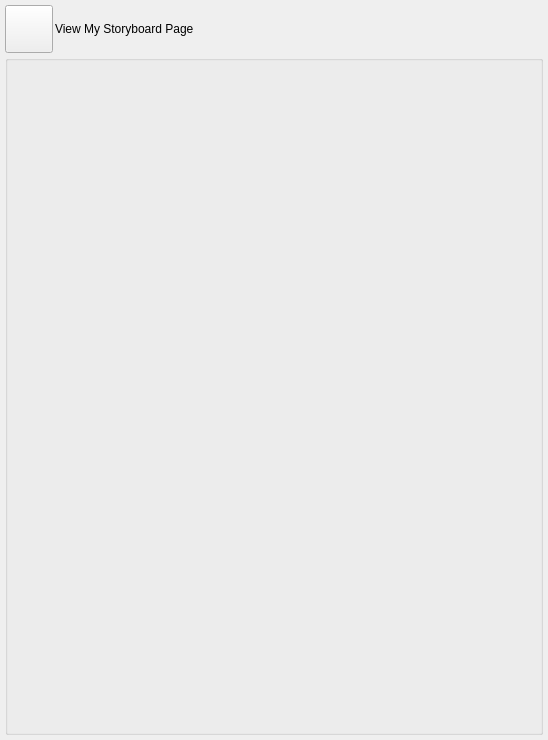
<?xml version="1.0" encoding="UTF-8"?>
<ui version="4.0">
 <class>AppletEditStoryboardUi</class>
 <widget class="QWidget" name="AppletEditStoryboardUi">
  <property name="modal" stdset="0">
   <bool>false</bool>
  </property>
  <property name="windowModality">
   <enum>Qt::ApplicationModal</enum>
  </property>
  <property name="geometry">
   <rect>
    <x>0</x>
    <y>0</y>
    <width>548</width>
    <height>740</height>
   </rect>
  </property>
  <property name="windowTitle">
   <string>Edit Storyboard</string>
  </property>
  <property name="windowOpacity">
   <double>1.000000000000000</double>
  </property>
  <property name="toolTip">
   <string/>
  </property>
  <property name="sizeGripEnabled" stdset="0">
   <bool>true</bool>
  </property>
  <layout class="QVBoxLayout" name="verticalLayout">
   <property name="spacing">
    <number>2</number>
   </property>
   <property name="leftMargin">
    <number>5</number>
   </property>
   <property name="topMargin">
    <number>5</number>
   </property>
   <property name="rightMargin">
    <number>5</number>
   </property>
   <property name="bottomMargin">
    <number>5</number>
   </property>
   <item>
    <layout class="QHBoxLayout" name="horizontalLayout">
     <property name="spacing">
      <number>2</number>
     </property>
     <item>
      <widget class="VxPushButton" name="m_ViewStoryboardPageButton">
       <property name="minimumSize">
        <size>
         <width>48</width>
         <height>48</height>
        </size>
       </property>
       <property name="maximumSize">
        <size>
         <width>48</width>
         <height>48</height>
        </size>
       </property>
       <property name="text">
        <string/>
       </property>
       <property name="iconSize">
        <size>
         <width>48</width>
         <height>48</height>
        </size>
       </property>
      </widget>
     </item>
     <item>
      <widget class="QLabel" name="m_ViewServiceLabel">
       <property name="text">
        <string>View My Storyboard Page</string>
       </property>
      </widget>
     </item>
     <item>
      <widget class="PermissionWidget" name="m_PermissionWidget" native="true">
       <property name="sizePolicy">
        <sizepolicy hsizetype="Preferred" vsizetype="Minimum">
         <horstretch>0</horstretch>
         <verstretch>0</verstretch>
        </sizepolicy>
       </property>
      </widget>
     </item>
    </layout>
   </item>
   <item>
    <widget class="QGroupBox" name="ItemsGroupBox">
     <property name="minimumSize">
      <size>
       <width>0</width>
       <height>0</height>
      </size>
     </property>
     <property name="title">
      <string/>
     </property>
     <layout class="QVBoxLayout" name="verticalLayout_2">
      <property name="spacing">
       <number>0</number>
      </property>
      <property name="leftMargin">
       <number>5</number>
      </property>
      <property name="topMargin">
       <number>0</number>
      </property>
      <property name="rightMargin">
       <number>5</number>
      </property>
      <property name="bottomMargin">
       <number>5</number>
      </property>
      <item>
       <widget class="StoryWidget" name="StoryEditWidget" native="true">
        <property name="sizePolicy">
         <sizepolicy hsizetype="Expanding" vsizetype="Expanding">
          <horstretch>0</horstretch>
          <verstretch>0</verstretch>
         </sizepolicy>
        </property>
       </widget>
      </item>
     </layout>
    </widget>
   </item>
  </layout>
 </widget>
 <customwidgets>
  <customwidget>
   <class>VxPushButton</class>
   <extends>QPushButton</extends>
   <header>VxPushButton.h</header>
  </customwidget>
  <customwidget>
   <class>PermissionWidget</class>
   <extends>QWidget</extends>
   <header>PermissionWidget.h</header>
   <container>1</container>
  </customwidget>
  <customwidget>
   <class>StoryWidget</class>
   <extends>QWidget</extends>
   <header>StoryWidget.h</header>
  </customwidget>
 </customwidgets>
 <resources/>
 <connections/>
</ui>
